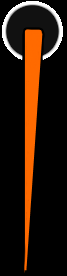
#> input picture PYQT/speedometer/pointer.png, 67 x 276 px
$ python testrotating.py
#> lines starting #> are read from the running program, lines starting #| are printed output that depends on the picture
#> further down, img is the input picture: shape (276, 67, 3); mean B, G, R 10, 23.2, 41.9
import cv2
def rotate(img, angle, scale: float = 1, center: tuple = None):
#> called with angle = 15, scale = 1
    (h, w) = img.shape[:2]
#> h = 276; w = 67
    if center is None:
        center = (w // 2, h // 2)
#> center = (33, 138)
    M = cv2.getRotationMatrix2D(center, angle, scale)
#                       (rotate around, angle, scale)
    rotated = cv2.warpAffine(img, M, (w, h))
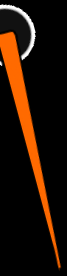
#> rotated: shape (276, 67, 3); mean B, G, R 5, 18.1, 36.6
    return rotated
path = r"pointer.png"

img = cv2.imread(path)
newImg = rotate(img,15)
cv2.imshow("image",newImg)
cv2.imwrite("newNeedle.png",newImg)
cv2.waitKey(0)
